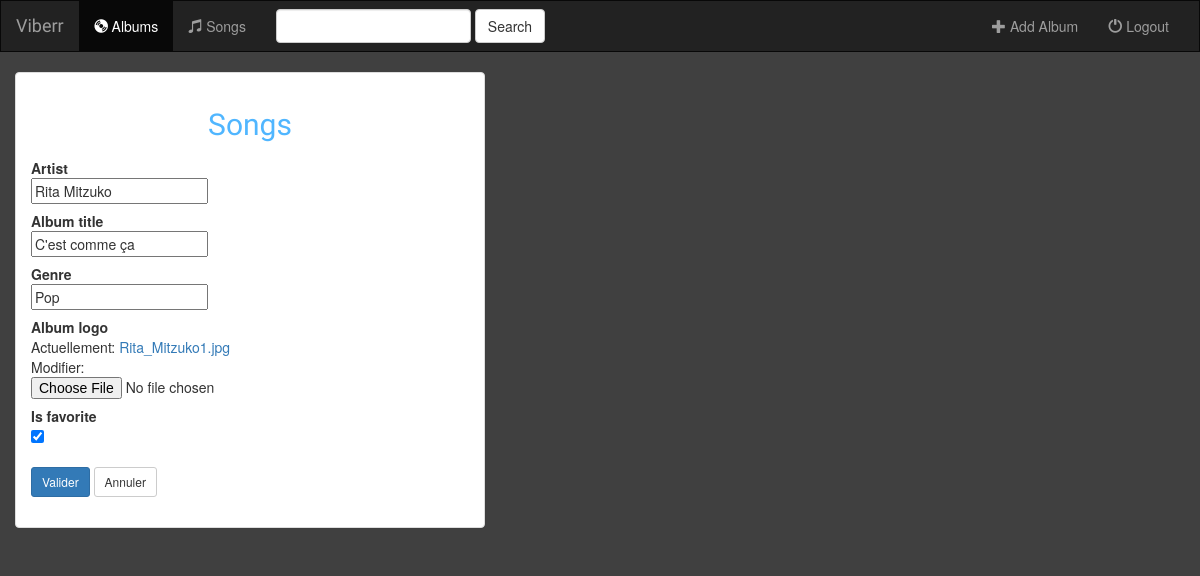
/music/album/31/, run on an earlier commit of the app's database.
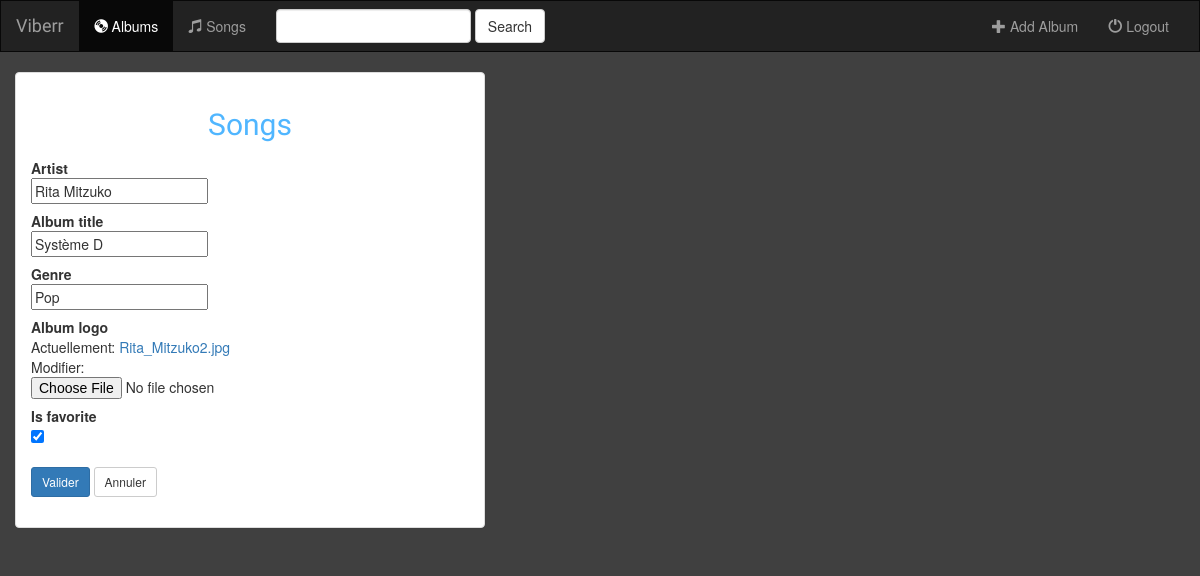
And on a later commit of the database.
### music/models.py (models this page shows, shortened)
class Album(models.Model):
    artist = models.CharField(max_length=250)
    album_title = models.CharField(max_length=500)
    genre = models.CharField(max_length=100)
    album_logo = models.FileField()
    is_favorite = models.BooleanField(default=False)

### music/views.py (the view)
# urls.py: url(r'album/(?P<pk>[0-9]+)/$', views.AlbumUpdate.as_view(), name='album-update'),
class AlbumUpdate(UpdateView):
    model = Album
    fields = ['artist', 'album_title','genre','album_logo', 'is_favorite']
    def get_context_data(self, **kwargs):
        context_data = super(AlbumUpdate, self).get_context_data(**kwargs)
        context_data['page_title'] = 'Songs'
        context_data['body_title'] = 'Songs'
        return context_data

### music/templates/music/album_form.html (shortened to what this page needs)
{%  extends 'music/base.html' %}
{% block body %}
<div class="container-fluid">
    <div class="row">
            <div class="col-sm-10 col-md-5">
                <div class="panel panel-default">
                    <div class="panel-body">
                        <h2 style="text-align: center; font-family: 'Satisfy', cursive; color:#50b6ff;">{{ body_title }}</h2>
                        <form class="form-horizontal" action="" method="post" enctype="multipart/form-data">
                            {%  include 'music/form-template.html' %}
                            <div class="form-group">
                                <div class="col-sm-10"><br>
                                    <button type="submit" class="btn btn-primary btn-sm" formnovalidate>Valider</button>
                                    <a href="{% url 'music:index' %}" class="btn btn-default btn-sm">Annuler</a>
                                </div>
                            </div>
                        </form>
                    </div>
                </div>
            </div>
    </div>
</div>
{% endblock %}

### music/templates/music/form-template.html (shortened to what this page needs)
{% for field in form %}
    {% if field.errors %}
        <div class="control-group error">
            <label class="control-label">{{ field.label }}</label>
            <div class="control-group error">{{ field }}
                <span class="text-danger small">*
                    {% for error in  field.errors %}{{ error }}{% endfor %}
                </span>
            </div>
        </div>
    {% else %}
        <div class="control-group">
            <label class="control-label">{{ field.label }}</label>
            <div class="controls">{{ field }}
            </div>
        </div>
    {% endif %}
{% endfor %}

What changed in the data, as far as the page shows it:
changed Album "Rita Mitzuko": album_title "C'est comme ça" → "Système D"
Also different on the page:
text no longer shown: "Actuellement: Rita_Mitzuko1.jpg Modifier:"
text now shown: "Actuellement: Rita_Mitzuko2.jpg Modifier:"
